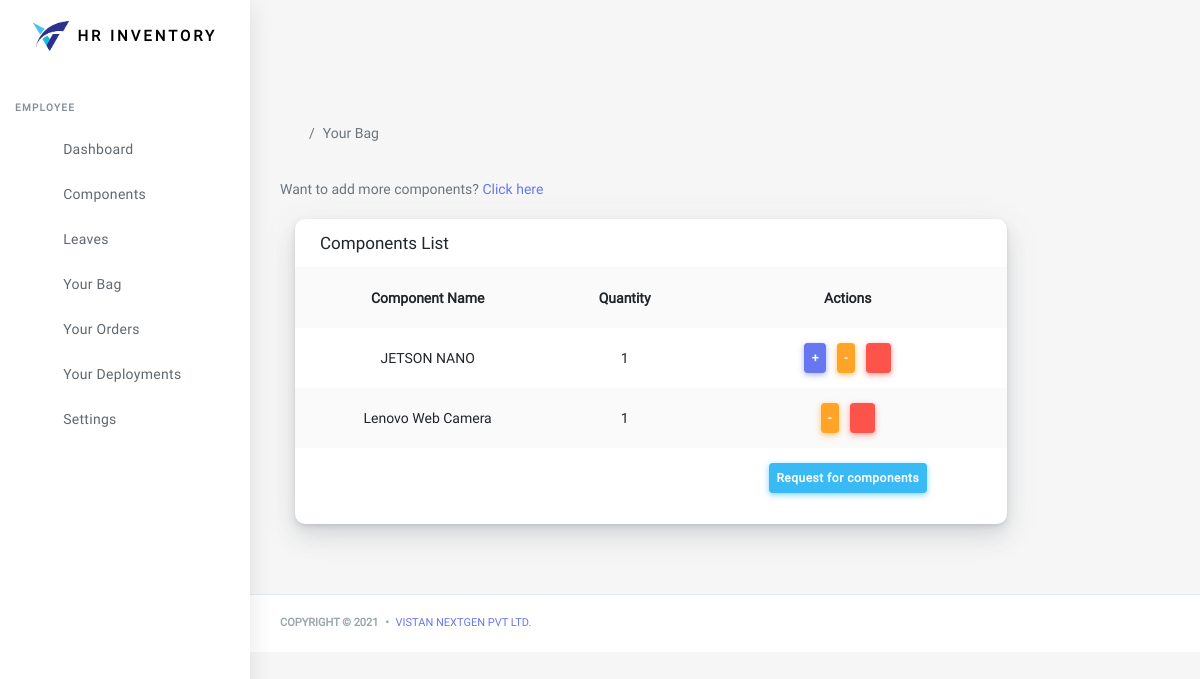
Page /bag/bag-details/ (signed in) on the earlier database version.
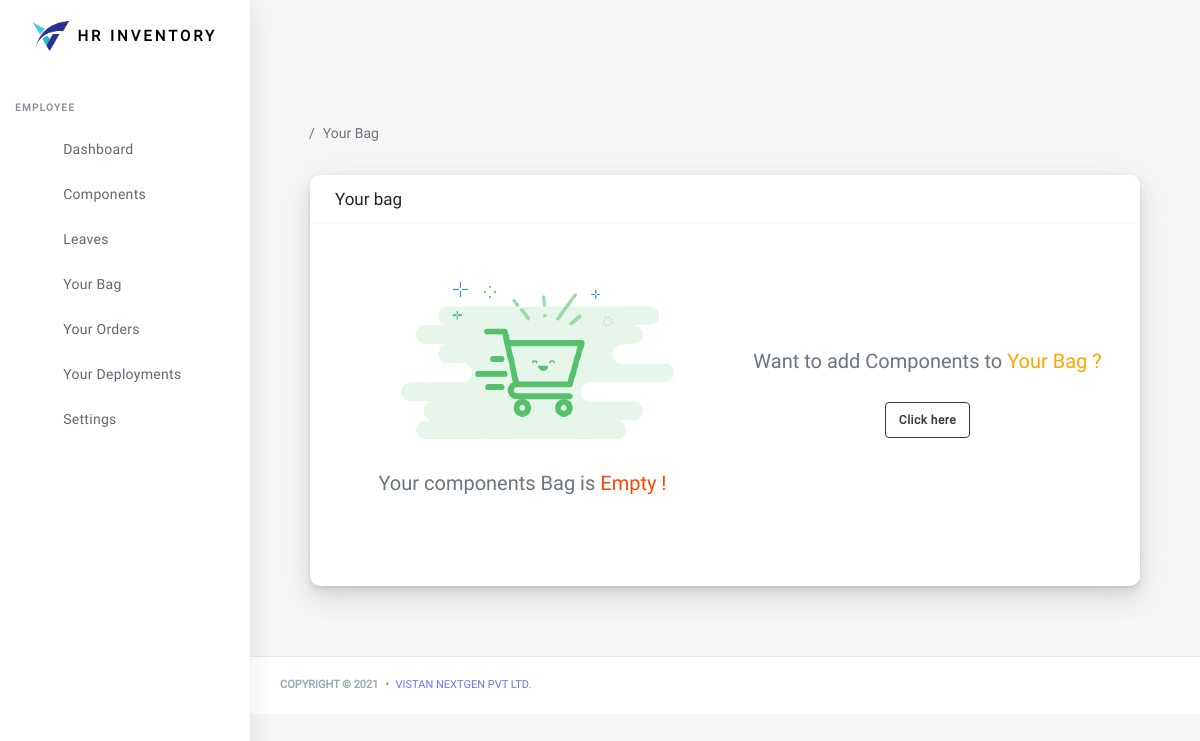
Same page on the later database version.
### bag/models.py (models this page shows, shortened)
class BagItem(models.Model):
    user = models.OneToOneField(User, on_delete = models.CASCADE, null = True)
    component = models.ForeignKey(Component, on_delete = models.CASCADE)
    bag = models.ForeignKey(Bag, on_delete = models.CASCADE)
    quantity = models.IntegerField()
    active = models.BooleanField(default = True)
    class Meta:
        ordering = ('-id',)
        verbose_name = 'Bag Item'
        verbose_name_plural = 'Bag Items'

### components/models.py (models this page shows, shortened)
class Component(models.Model):
    def auto_comp_id():
        no = Component.objects.count()
        str1 = 'VSTNHC'
        list2 = ['0','0','0','0','0']
        item = no+1
        str_item = str(item)
        list_item = list(str_item)
        leng = len(list_item)
        con = 5-leng
        list2[con:] = list_item
        result = ''.join(map(str, list2))
        final = str1+result
        return final
    component_id = models.CharField(max_length = 20, default = auto_comp_id, editable=False)
    name = models.CharField(max_length=75, unique = True)
    category = models.ForeignKey(ComponentCategory, on_delete=models.CASCADE)
    component_location = models.CharField(max_length =  100, default='inventory')
    vendor = models.CharField(max_length=100, null = True, blank=True)
    invoice = models.CharField(max_length=25, blank=True, null=True)
    component_id_by_vendor = models.CharField(blank = True, null=True, max_length=35)
    date_of_order = models.DateField()
    created_at = models.DateTimeField(auto_now_add=True)
    updated_at = models.DateTimeField(auto_now = True)
    image = models.ImageField(upload_to = 'components', blank=True, null=True)
    avialable = models.BooleanField(default=True)
    stock = models.IntegerField()
    price = models.DecimalField(max_digits =10, decimal_places=2)
    description = models.TextField(blank=True, null=True)
    class Meta:
        ordering = ('-id',)
        verbose_name = 'Component'
        verbose_name = 'Components'
    def __str__(self):
        return '{}'.format(self.name)

### bag/views.py (the view)
# urls.py: path('bag-details/', views.bag_details, name = 'bag_details'),
@user_passes_test(is_employee)
def bag_details(request):
    try:
        bag = Bag.objects.get(bag_id = _bag_id(request))
        bag_items = BagItem.objects.filter(bag = bag, active = True)
    except ObjectDoesNotExist:
        bag = Bag.objects.create(bag_id = _bag_id(request))
        bag.save()
        bag_items = 'no items'
    return render(request, 'bag/bag.html', {'bag_items':bag_items})

### bag/views.py (called while the page is built)
def is_employee(user):
    return user.groups.filter(name='employee').exists()

def _bag_id(request):
    cart = request.user.username
    if not cart:
        cart = request.user.username
    return cart

### bag/templates/bag/bag.html (shortened to what this page needs)
{% extends 'base.html' %}
{% block content %}
      <div class="main-content">
        <section class="section">
          <ul class="breadcrumb breadcrumb-style ">
            <li class="breadcrumb-item">
              <a href="index-2.html">
                </a>
            </li>
            <li class="breadcrumb-item active">Your Bag</li>
          </ul>
          {% include 'bag/bag_details.html' %}
        </section>
      </div>
    </div>
{% endblock %}

### bag/templates/bag/bag_details.html (shortened to what this page needs)
{%load static %}
<div class="container">
    {% if bag_items %}
    <div class="row">
      <p class="text-center">Want to add more components? <a href="{% url 'components:component-list-all' %}">Click here</a></p>
      <div class="col-sm-12 col-md-9 col-lg-10">
        <div class="card">
          <div class="card-header">
            <h4>Components List</h4>
          </div>
          <div class="table-responsive">
          <div class="card-body p-0">
              <table class="table table-striped" id = "myTable">
                <tr>
                  <th  class="text-center">Component Name</th>
                  <th class="text-center">Quantity</th>
                  <th class="text-center">Actions</th>
                </tr>
                {% for i in bag_items %}
                <tr>
                  <td class="text-center">{{i.component}}</td>
                  <td class="text-center">{{i.quantity}}</td>
                  <td class="text-center">
                    {% if i.quantity < i.component.stock %}
                        <a class="btn-sm btn btn-primary" href="{% url 'bag:add_to_bag' i.component.component_id %}">+</a> &nbsp;
                        <a class="btn-sm btn btn-warning" href="{% url 'bag:remove-item' i.component_id %}">-</a> &nbsp;
                        <a class="btn-sm btn btn-danger" href="{% url 'bag:delete-items' i.component_id %}"><i class="fas fa-trash"></i></a>
                    {% else %}
                        <a class="btn-sm btn btn-warning" href="{% url 'bag:remove-item' i.component_id %}">-</a> &nbsp;
                        <a class="btn-sm btn btn-danger" href="{% url 'bag:delete-items' i.component_id %}"><i class="fas fa-trash"></i></a>
                    {% endif %}
                  </td>
                </tr>
                {% endfor %}
                {% if bag_items %}
                <tr>
                  <td></td>
                  <td></td>
                  <td class="text-center"><a class="btn btn-sm btn-info" href = "{% url 'bag:request_components' %}">Request for components</a></td>
                </tr>
                {% endif %}
              </table>
            </div>
          </div>
        </div>
      </div>
    {% else %}
        <div class="col-md-12 col-sm-12 col-12">
            <div class="card">
              <div class="card-header">
                <h4>Your bag</h4>
              </div>
              <div class="card-body"><br>
                  <div class="row">
                    <div class="col-sm-7 col-md-6 text-center">
                        <img src="{% static "assets/img/ec1.png" %}"
                        width: 100%;
                        height: auto;><br>
                        <h5 class="text-center">Your components Bag is <span style="color: orangered;"> Empty !</span></h5>
                    </div>
                    <div class="col-sm-5 col-md-6"><br><br><br><br>
                        <center><h5 class="text-center"> Want to add Components to <span style="color: orange;"> Your Bag ?</span></h5><br>
                        <a  href="{% url 'components:component-list-all' %}" class="btn btn-md btn-outline-dark">Click here</a></center>
                    </div>
                  </div>
               <br><br><br>
              </div>
            </div>
          </div>
        </div>
    {% endif %}
</div>

Differences in the rows shown:
removed BagItem: component "JETSON NANO", quantity "1"
removed BagItem: component "Lenovo Web Camera", quantity "1"
Other differences:
text no longer shown: "Want to add more components? Components List Component Name Quantity Actions Request for components"
text now shown: "Your bag Your components Bag is Empty ! Want to add Components to Your Bag ?"
